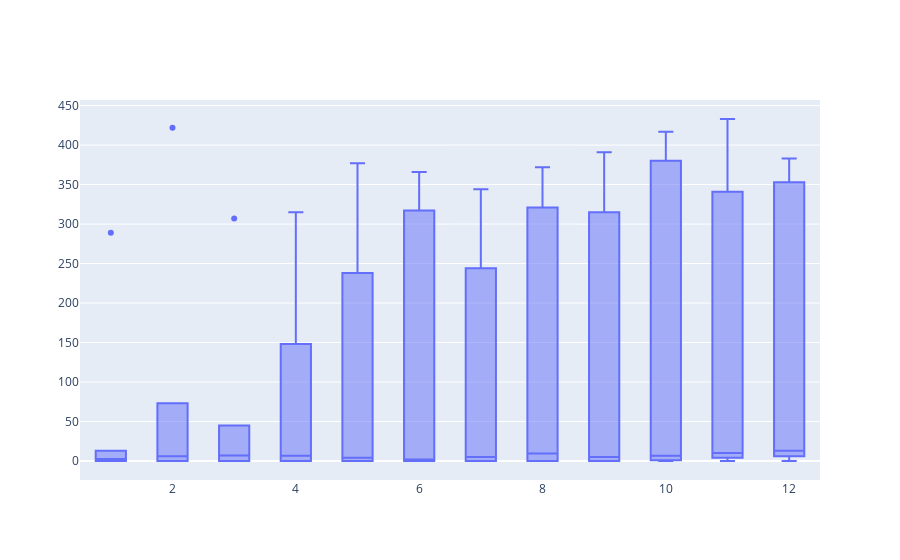

Notebook code cell kept with this figure:
### Code cell
df_box_plot = df_pre_pand

fig = go.Figure()
fig.add_trace(go.Box(
    y=df_box_plot["1 Região Norte"],
    x=df_box_plot["Mês"],
    name="1 Região Norte"
))
fig.show()

### Figure 1 — Plotly figure (JSON) as saved in the notebook; plotly's stock layout.template omitted (floating-point values rounded to 4 significant figures)
{"data": [{"name": "1 Região Norte", "type": "box", "x": [1, 2, 3, 4, 5, 6, 7, 8, 9, 10, 11, 12, 1, 2, 3, 4, 5, 6, 7, 8, 9, 10, 11, 12, 1, 2, 3, 4, 5, 6, 7, 8, 9, 10, 11, 12, 1, 2, 3, 4, 5, 6, 7, 8, 9, 10, 11, 12, 1, 2, 3, 4, 5, 6, 7, 8, 9, 10, 11, 12, 1, 2, 3, 4, 5, 6, 7, 8, 9, 10, 11, 12], "y": [0, 0, 0, 0, 0, 0, 0, 0, 0, 0, 0, 0, 0, 0, 0, 0, 0, 0, 0, 0, 0, 1, 7, 10, 13, 8, 11, 10, 6, 4, 5, 15, 1, 6, 4, 6, 1, 4, 3, 3, 2, 0, 5, 4, 9, 7, 13, 16, 4, 73, 45, 148, 238, 317, 244, 321, 315, 380, 341, 353, 289, 422, 307, 315, 377, 366, 344, 372, 391, 417, 433, 383]}], "layout": {}}
